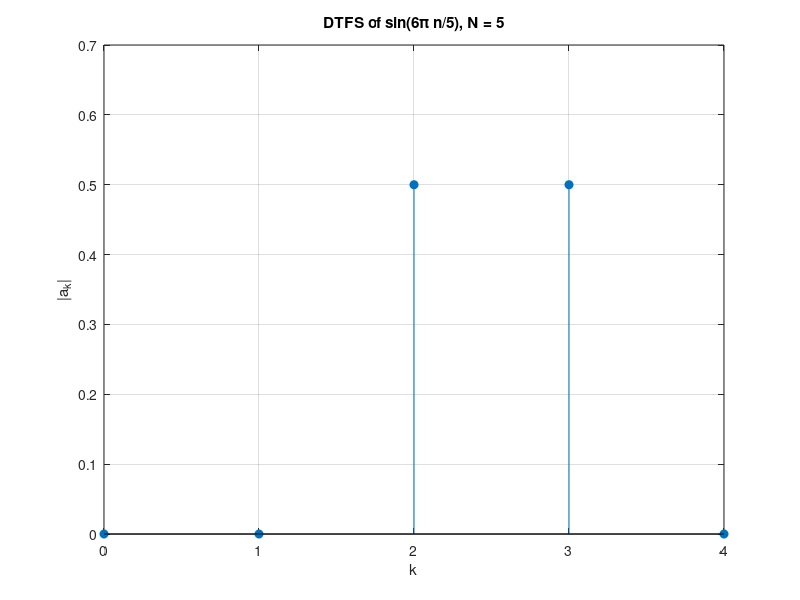

Write MATLAB code to recreate this figure.
% Signals and Systems — Discrete-Time Fourier Series
%title: The DTFS with fft
%ar-title: متسلسلة فورييه المتقطعة بالدالة fft
%lesson: ss-ch3-3
%course: signals-systems

%% fft gives the DTFS coefficients
%ar: ak = (1/N) Σ x[n] e^{−jk(2π/N)n} على دورة من n = 0 إلى N − 1. هذا بالضبط fft(x)/N. المهم: نرتب x من n = 0.
%ar: المثال: N = 6، x[−1] = 2، x[0] = 1، x[1] = 2، والباقي صفر. x[−1] هو نفسه x[5].
x = [1 2 0 0 0 2];                  % n = 0..5
N = 6; k = 0:N-1;
a = fft(x)/N;
af = 1/6 + (2/3)*cos(k*pi/3);
fprintf('a_%d = %8.4f %+8.4fj   formula %8.4f\n', [k; real(a); imag(a); af])

%% Example 2: sin(6 pi n / 5)
%ar: N = 5. المعاملات غير الصفرية عند k = 3 و k = −3 (أي 2). a3 = 1/(2j).
n = 0:4; x = sin(6*pi*n/5);
a = fft(x)/5;
fprintf('a_%d = %7.4f %+7.4fj\n', [0:4; real(a); imag(a)])

%% Plot the spectrum
%ar: abs(a) هي مقادير المعاملات. نرسمها مقابل k = 0..4 بـ stem لأن الطيف متقطع.
%ar: لاحظ أن المعاملين غير الصفريين عند k = 2 و k = 3 (أي −2 بعد الدوران بـ N = 5)، وكل منهما مقداره 0.5 كما في الحل اليدوي.
stem(0:4, abs(a), 'filled'); grid on; xlabel('k'); ylabel('|a_k|'); title('DTFS of sin(6\pi n/5), N = 5')

%%! Project idea: synthesize from coefficients with ifft
%ar: مشروع: x[n] = Σ ak e^{jk(2π/N)n} هو ifft(a)*N. اكتب المعاملات بنفسك (مثال 3) وارجع للإشارة، ثم تحقق.
N = 16; a = zeros(1, N);
a(1) = 1; a(2) = 3/2 - 1j/2; a(N) = 3/2 + 1j/2; a(3) = 1j/2; a(N-1) = -1j/2;    % k = 0, 1, -1, 2, -2
x = real(ifft(a)*N); n = 0:N-1;
xf = 1 + sin(2*pi*n/N) + 3*cos(2*pi*n/N) + cos(4*pi*n/N + pi/2);
fprintf('max error = %.2e\n', max(abs(x - xf)))
